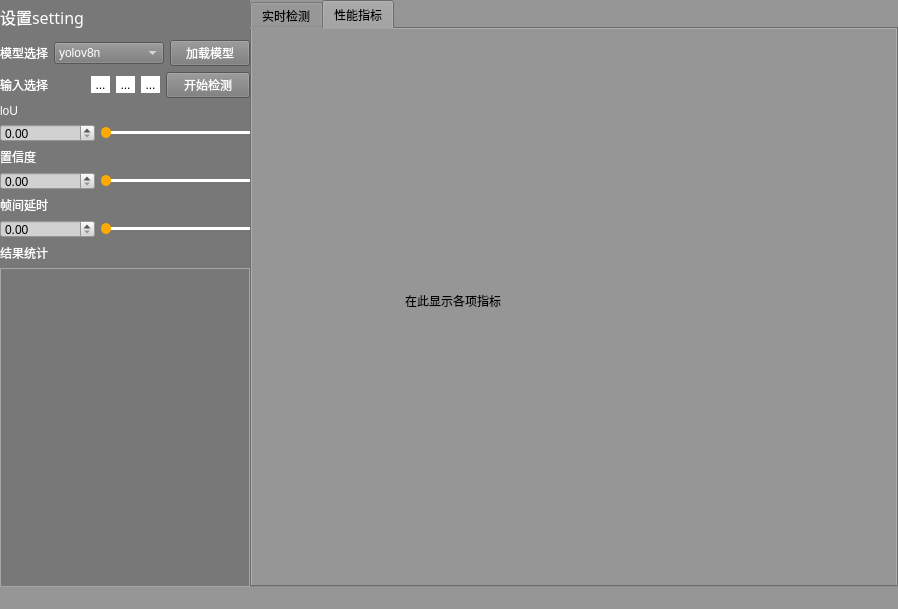
<?xml version="1.0" encoding="UTF-8"?>
<ui version="4.0">
 <class>MainWindow</class>
 <widget class="QMainWindow" name="MainWindow">
  <property name="geometry">
   <rect>
    <x>0</x>
    <y>0</y>
    <width>898</width>
    <height>609</height>
   </rect>
  </property>
  <property name="windowTitle">
   <string>MainWindow</string>
  </property>
  <property name="styleSheet">
   <string notr="true">background-color: rgb(150, 150, 150);</string>
  </property>
  <widget class="QWidget" name="centralwidget">
   <property name="enabled">
    <bool>true</bool>
   </property>
   <layout class="QHBoxLayout" name="horizontalLayout_2" stretch="1,3">
    <property name="spacing">
     <number>0</number>
    </property>
    <property name="leftMargin">
     <number>0</number>
    </property>
    <property name="topMargin">
     <number>0</number>
    </property>
    <property name="rightMargin">
     <number>0</number>
    </property>
    <property name="bottomMargin">
     <number>0</number>
    </property>
    <item>
     <widget class="QWidget" name="settingWidget" native="true">
      <property name="minimumSize">
       <size>
        <width>250</width>
        <height>250</height>
       </size>
      </property>
      <property name="maximumSize">
       <size>
        <width>16777215</width>
        <height>16777215</height>
       </size>
      </property>
      <property name="styleSheet">
       <string notr="true">QWidget{
	background-color: rgb(120, 120, 120);
}</string>
      </property>
      <layout class="QVBoxLayout" name="verticalLayout_10" stretch="1,1,1,1,1,1,10">
       <property name="leftMargin">
        <number>0</number>
       </property>
       <property name="topMargin">
        <number>0</number>
       </property>
       <property name="rightMargin">
        <number>0</number>
       </property>
       <property name="bottomMargin">
        <number>0</number>
       </property>
       <item>
        <widget class="QLabel" name="settingLabel_5">
         <property name="font">
          <font>
           <family>Agency FB</family>
           <pointsize>12</pointsize>
           <weight>9</weight>
           <italic>false</italic>
           <bold>false</bold>
          </font>
         </property>
         <property name="styleSheet">
          <string notr="true">font: 75 12pt &quot;Agency FB&quot;;
color: rgb(255, 255, 255);</string>
         </property>
         <property name="text">
          <string>设置setting</string>
         </property>
        </widget>
       </item>
       <item>
        <layout class="QHBoxLayout" name="horizontalLayout_4">
         <item>
          <widget class="QLabel" name="modelLabel_5">
           <property name="styleSheet">
            <string notr="true">font: 75 9pt &quot;Berlin Sans FB&quot;;
color: rgb(255, 255, 255);</string>
           </property>
           <property name="text">
            <string>模型选择</string>
           </property>
          </widget>
         </item>
         <item>
          <widget class="QComboBox" name="modelCombo_5">
           <property name="styleSheet">
            <string notr="true">QComboBox{
	color: rgb(255, 255, 255);
	font: 9pt &quot;Agency FB&quot;;
}
QComboBox QAbstractItemView {
    color: white; 
}</string>
           </property>
           <item>
            <property name="text">
             <string>yolov8n</string>
            </property>
           </item>
           <item>
            <property name="text">
             <string>yolov11n</string>
            </property>
           </item>
           <item>
            <property name="text">
             <string>plant detector</string>
            </property>
           </item>
           <item>
            <property name="text">
             <string>car detector</string>
            </property>
           </item>
           <item>
            <property name="text">
             <string>emotion detector</string>
            </property>
           </item>
          </widget>
         </item>
         <item>
          <widget class="QPushButton" name="loadModelBtn_5">
           <property name="styleSheet">
            <string notr="true">color: rgb(255, 255, 255);</string>
           </property>
           <property name="text">
            <string>加载模型</string>
           </property>
          </widget>
         </item>
        </layout>
       </item>
       <item>
        <layout class="QHBoxLayout" name="horizontalLayout_11">
         <item>
          <widget class="QLabel" name="inputLabel_5">
           <property name="styleSheet">
            <string notr="true">color: rgb(255, 255, 255);</string>
           </property>
           <property name="text">
            <string>输入选择</string>
           </property>
          </widget>
         </item>
         <item>
          <widget class="QToolButton" name="videoButton_5">
           <property name="toolTip">
            <string>视频video</string>
           </property>
           <property name="styleSheet">
            <string notr="true">QToolButton{
	background-color: rgb(255, 255, 255);
	border:none;
}
QToolButton:hover{
	background-color: rgb(216, 216, 216);
}
QToolButton:pressed{
	background-color: rgb(165, 165, 165);
}</string>
           </property>
           <property name="text">
            <string>...</string>
           </property>
           <property name="icon">
            <iconset>
             <normaloff>../../Downloads/视频.png</normaloff>../../Downloads/视频.png</iconset>
           </property>
          </widget>
         </item>
         <item>
          <widget class="QToolButton" name="pictureButton_5">
           <property name="toolTip">
            <string>图片picture</string>
           </property>
           <property name="styleSheet">
            <string notr="true">QToolButton{
	background-color: rgb(255, 255, 255);
	border:none;
}
QToolButton:hover{
	background-color: rgb(216, 216, 216);
}
QToolButton:pressed{
	background-color: rgb(165, 165, 165);
}</string>
           </property>
           <property name="text">
            <string>...</string>
           </property>
           <property name="icon">
            <iconset>
             <normaloff>../../Downloads/图片.png</normaloff>../../Downloads/图片.png</iconset>
           </property>
          </widget>
         </item>
         <item>
          <widget class="QToolButton" name="cameraButton_5">
           <property name="toolTip">
            <string>摄像头camera</string>
           </property>
           <property name="styleSheet">
            <string notr="true">QToolButton{
	background-color: rgb(255, 255, 255);
	border:none;
}
QToolButton:hover{
	background-color: rgb(216, 216, 216);
}
QToolButton:pressed{
	background-color: rgb(165, 165, 165);
}</string>
           </property>
           <property name="text">
            <string>...</string>
           </property>
           <property name="icon">
            <iconset>
             <normaloff>../../Downloads/摄像头.png</normaloff>../../Downloads/摄像头.png</iconset>
           </property>
          </widget>
         </item>
         <item>
          <widget class="QPushButton" name="detectBtn_5">
           <property name="styleSheet">
            <string notr="true">color: rgb(255, 255, 255);</string>
           </property>
           <property name="text">
            <string>开始检测</string>
           </property>
          </widget>
         </item>
        </layout>
       </item>
       <item>
        <layout class="QGridLayout" name="gridLayout_13">
         <item row="1" column="1">
          <widget class="QSlider" name="loUSlider_5">
           <property name="styleSheet">
            <string notr="true">QSlider::handle:horizontal {
	background-color: rgb(255, 170, 0);
    width: 10px;
	height:10px;	
    margin-top: -4px;  
    margin-bottom: -4px;
	border-radius:5px;
}
QSlider::sub-page:horizontal{
	background:black;
	height:3px;
}
QSlider::groove:horizontal{
	height:3px;
	background:white;
}</string>
           </property>
           <property name="maximum">
            <number>100</number>
           </property>
           <property name="pageStep">
            <number>1</number>
           </property>
           <property name="orientation">
            <enum>Qt::Horizontal</enum>
           </property>
          </widget>
         </item>
         <item row="0" column="0">
          <widget class="QLabel" name="loULabel_5">
           <property name="styleSheet">
            <string notr="true">color: rgb(255, 255, 255);</string>
           </property>
           <property name="text">
            <string>loU</string>
           </property>
          </widget>
         </item>
         <item row="1" column="0">
          <widget class="QDoubleSpinBox" name="loUSpinBox_5">
           <property name="styleSheet">
            <string notr="true">QDoubleSpinBox{
	border-color: rgb(255, 255, 255);
	border-width:1px solid;
	background-color: rgb(209, 209, 209);
}</string>
           </property>
           <property name="maximum">
            <double>1.000000000000000</double>
           </property>
           <property name="singleStep">
            <double>0.010000000000000</double>
           </property>
          </widget>
         </item>
        </layout>
       </item>
       <item>
        <layout class="QGridLayout" name="gridLayout_14">
         <item row="0" column="0">
          <widget class="QLabel" name="confidenceLabel_5">
           <property name="styleSheet">
            <string notr="true">color: rgb(255, 255, 255);</string>
           </property>
           <property name="text">
            <string>置信度</string>
           </property>
          </widget>
         </item>
         <item row="1" column="0">
          <widget class="QDoubleSpinBox" name="confSpin_5">
           <property name="styleSheet">
            <string notr="true">QDoubleSpinBox{
	border-color: rgb(255, 255, 255);
	border-width:1px solid;
	background-color: rgb(209, 209, 209);
}</string>
           </property>
           <property name="maximum">
            <double>1.000000000000000</double>
           </property>
           <property name="singleStep">
            <double>0.010000000000000</double>
           </property>
          </widget>
         </item>
         <item row="1" column="1">
          <widget class="QSlider" name="confSlider_5">
           <property name="styleSheet">
            <string notr="true">QSlider::handle:horizontal {
	background-color: rgb(255, 170, 0);
    width: 10px;
	height:10px;	
    margin-top: -4px;  
    margin-bottom: -4px;
	border-radius:5px;
}
QSlider::sub-page:horizontal{
	background:black;
	height:3px;
}
QSlider::groove:horizontal{
	height:3px;
	background:white;
}</string>
           </property>
           <property name="orientation">
            <enum>Qt::Horizontal</enum>
           </property>
          </widget>
         </item>
        </layout>
       </item>
       <item>
        <layout class="QGridLayout" name="gridLayout_15">
         <item row="0" column="0">
          <widget class="QLabel" name="delayLabel_5">
           <property name="styleSheet">
            <string notr="true">color: rgb(255, 255, 255);</string>
           </property>
           <property name="text">
            <string>帧间延时</string>
           </property>
          </widget>
         </item>
         <item row="1" column="0">
          <widget class="QDoubleSpinBox" name="delaySpinBox_5">
           <property name="styleSheet">
            <string notr="true">QDoubleSpinBox{
	border-color: rgb(255, 255, 255);
	border-width:1px solid;
	background-color: rgb(209, 209, 209);
}</string>
           </property>
           <property name="maximum">
            <double>1.000000000000000</double>
           </property>
           <property name="singleStep">
            <double>0.010000000000000</double>
           </property>
          </widget>
         </item>
         <item row="1" column="1">
          <widget class="QSlider" name="delaySlider_5">
           <property name="styleSheet">
            <string notr="true">QSlider::handle:horizontal {
	background-color: rgb(255, 170, 0);
    width: 10px;
	height:10px;	
    margin-top: -4px;  
    margin-bottom: -4px;
	border-radius:5px;
}
QSlider::sub-page:horizontal{
	background:black;
	height:3px;
}
QSlider::groove:horizontal{
	height:3px;
	background:white;
}</string>
           </property>
           <property name="orientation">
            <enum>Qt::Horizontal</enum>
           </property>
          </widget>
         </item>
        </layout>
       </item>
       <item>
        <layout class="QVBoxLayout" name="verticalLayout_11">
         <item>
          <widget class="QLabel" name="resultLabel_5">
           <property name="styleSheet">
            <string notr="true">color: rgb(255, 255, 255);</string>
           </property>
           <property name="text">
            <string>结果统计</string>
           </property>
          </widget>
         </item>
         <item>
          <widget class="QTextBrowser" name="textBrowser_5">
           <property name="styleSheet">
            <string notr="true">QTextBrowser{
	border:1px solid;
	border-color: rgb(166, 166, 166);
}</string>
           </property>
          </widget>
         </item>
        </layout>
       </item>
      </layout>
     </widget>
    </item>
    <item>
     <widget class="QTabWidget" name="tabWidget">
      <property name="enabled">
       <bool>true</bool>
      </property>
      <property name="minimumSize">
       <size>
        <width>250</width>
        <height>250</height>
       </size>
      </property>
      <property name="font">
       <font>
        <family>Agency FB</family>
       </font>
      </property>
      <property name="styleSheet">
       <string notr="true">background-color: rgb(150, 150, 150);
QTabWidget{
	margin:0px;
}</string>
      </property>
      <property name="currentIndex">
       <number>1</number>
      </property>
      <widget class="QWidget" name="tab">
       <attribute name="title">
        <string>实时检测</string>
       </attribute>
       <widget class="QLabel" name="videoLabel">
        <property name="geometry">
         <rect>
          <x>0</x>
          <y>0</y>
          <width>641</width>
          <height>651</height>
         </rect>
        </property>
        <property name="styleSheet">
         <string notr="true">background-color: rgb(0, 0, 0);</string>
        </property>
        <property name="text">
         <string>TextLabel</string>
        </property>
       </widget>
      </widget>
      <widget class="QWidget" name="tab_2">
       <attribute name="title">
        <string>性能指标</string>
       </attribute>
       <widget class="QLabel" name="metricsLabel">
        <property name="geometry">
         <rect>
          <x>0</x>
          <y>1</y>
          <width>641</width>
          <height>541</height>
         </rect>
        </property>
        <property name="text">
         <string>                                              在此显示各项指标</string>
        </property>
       </widget>
      </widget>
     </widget>
    </item>
   </layout>
  </widget>
  <widget class="QMenuBar" name="menubar">
   <property name="geometry">
    <rect>
     <x>0</x>
     <y>0</y>
     <width>898</width>
     <height>22</height>
    </rect>
   </property>
  </widget>
  <widget class="QStatusBar" name="statusbar"/>
 </widget>
 <resources/>
 <connections/>
</ui>
